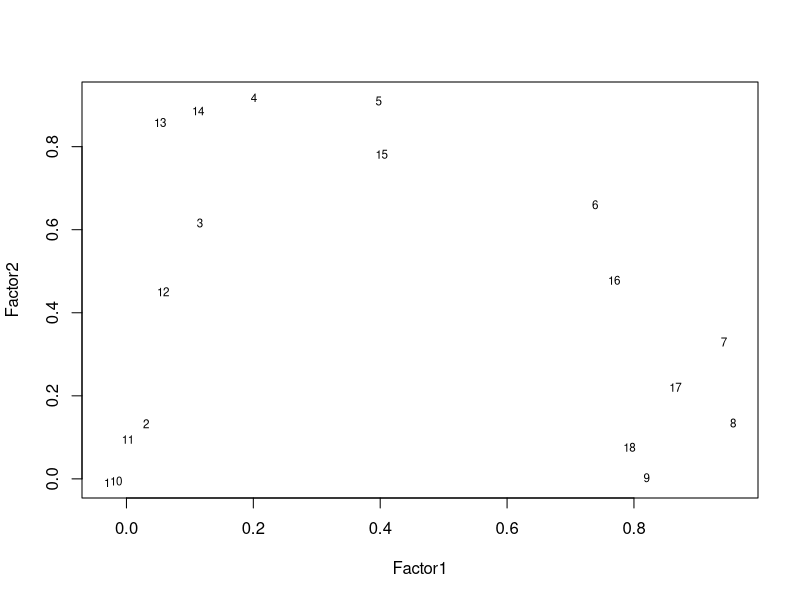

Generate this figure with R:
# Maximum Likelihood Factor Analysis
# entering raw data and extracting 3 factors, 
# with varimax rotation 
library(FactoMineR)
data("mortality")
head(mortality)
fit <- factanal(mortality, 3, rotation="varimax")
print(fit, digits=2, cutoff=.3, sort=TRUE)
# plot factor 1 by factor 2 
load <- fit$loadings[,1:2] 
plot(load,type="n") # set up plot 
text(load,cex=.7) # add variable names
